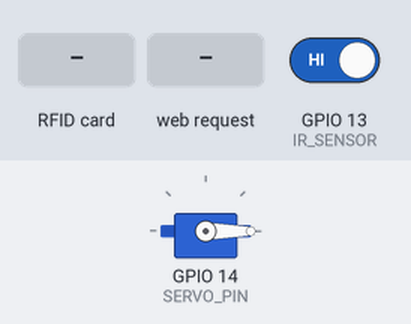
Simulated run of this sketch. Board: ESP32. Shown: servo. The test bench sets the inputs (shaded band); at power-on: GPIO 13 (IR_SENSOR) HIGH. WiFi joins after 1.5 s; servers stay silent unless stated; uploads are accepted with an empty reply; what the sketch prints to the serial monitor is not drawn.

Above: at 2.8 s.
2.9 s: GPIO 13 (IR_SENSOR) driven LOW
At 3.5 s:
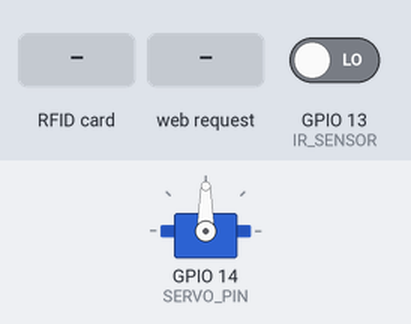
4.4 s: RFID card 5E 7A 19 C4 held to the reader
6.3 s: GPIO 13 (IR_SENSOR) driven HIGH
9.3 s: HTTP request GET /opengate received
At 13.1 s:
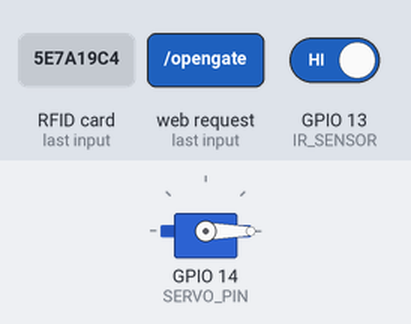
Timing chart, 0 to 13.8 s (numbered marks = the images above; inputs shaded):
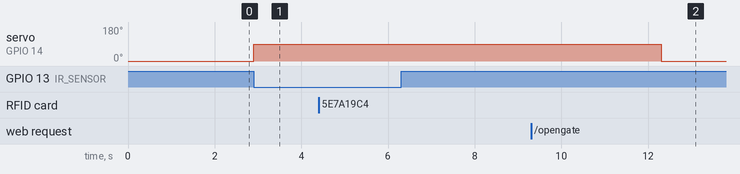

The sketch:

gate.ino
```cpp
#include <WiFi.h>
#include <WebServer.h>
#include <ESP32Servo.h>
#include <HTTPClient.h>
#include <Wire.h>
#include <Adafruit_PN532.h>

// ====== Gate Hardware Pins ======
#define SERVO_PIN 14
#define IR_SENSOR 13
#define PN532_SDA 21
#define PN532_SCL 17

// ====== WiFi Settings ======
const char* ssid = "ESP";
const char* password = "password";
const char* serverURL = "http://192.168.4.1/validate"; // server validation endpoint

// ====== Objects ======
WebServer server(80);
Servo gateServo;
Adafruit_PN532 nfc(PN532_SDA, PN532_SCL);

// ====== State ======
bool gateOpen = false;
unsigned long openTs = 0;
const unsigned long OPEN_MS = 3000; // open duration
unsigned long lastRFIDCheck = 0;
const unsigned long RFID_INTERVAL = 500; // 0.5 sec

// ====== Functions ======
void openGate() {
  gateServo.write(90); // adjust angle for your servo
  gateOpen = true;
  openTs = millis();
  Serial.println("✅ Gate opened");
}

void closeGate() {
  gateServo.write(0);
  gateOpen = false;
  Serial.println("❌ Gate closed");
}

void handleOpen() {
  openGate();
  server.send(200, "text/plain", "OK");
}

bool validateTicket(String id) {
  HTTPClient http;
  String url = String(serverURL) + "?id=" + id;
  http.begin(url);
  int code = http.GET();
  if (code == 200) {
    String res = http.getString();
    http.end();
    if (res == "VALID") {
      Serial.println("✅ VALID Ticket: " + id);
      return true;
    } else {
      Serial.println("❌ INVALID Ticket: " + id);
      return false;
    }
  } else {
    Serial.println("⚠️ Server not reachable!");
  }
  http.end();
  return false;
}

// ====== Setup ======
void setup() {
  Serial.begin(9600);
  delay(100);

  // Wi-Fi
  WiFi.begin(ssid, password);
  Serial.print("Connecting to WiFi");
  unsigned long start = millis();
  while (WiFi.status() != WL_CONNECTED && millis() - start < 10000) {
    Serial.print(".");
    delay(300);
  }
  Serial.println();
  Serial.print("IP: "); Serial.println(WiFi.localIP());

  // Servo
  gateServo.attach(SERVO_PIN);
  gateServo.write(0);

  // IR Sensor
  pinMode(IR_SENSOR, INPUT);

  // PN532 RFID
  Wire.begin(PN532_SDA, PN532_SCL);
  nfc.begin();
  uint32_t ver = nfc.getFirmwareVersion();
  if (!ver) {
    Serial.println("❌ PN532 not found!");
  } else {
    nfc.SAMConfig();
    Serial.println("✅ PN532 Ready for RFID scan");
  }

  // Web handler
  server.on("/opengate", HTTP_GET, handleOpen);
  server.begin();
  Serial.println("🌐 Gate server ready");
}

// ====== Loop ======
void loop() {
  server.handleClient();

  unsigned long now = millis();

  // ===== RFID Scan every 0.5 sec =====
  if (now - lastRFIDCheck >= RFID_INTERVAL) {
    lastRFIDCheck = now;

    uint8_t uid[7];
    uint8_t uidLen = 0;

    if (nfc.readPassiveTargetID(PN532_MIFARE_ISO14443A, uid, &uidLen, 50)) {
      char buf[32] = {0};
      for (uint8_t i = 0; i < uidLen; i++) sprintf(buf + strlen(buf), "%02X", uid[i]);
      String cardID = String(buf);
      Serial.println("🔍 RFID Detected: " + cardID);

      if (validateTicket(cardID)) {
        openGate();
      } else {
        Serial.println("Access Denied!");
      }

      delay(1000); // debounce delay
    }
  }

  // ===== IR Sensor Manual Trigger =====
  if (digitalRead(IR_SENSOR) == LOW) {
    openGate();
  }

  // ===== Auto Close =====
  if (gateOpen && millis() - openTs >= OPEN_MS && digitalRead(IR_SENSOR) == HIGH) {
    closeGate();
  }
}
```

Measured:
- after the input at 2.9 s, servo on GPIO 14 (SERVO_PIN): 0° → 90° at once
- after the input at 4.4 s, every drawn part: stays the same
- after the input at 9.3 s, servo on GPIO 14 (SERVO_PIN): 90° → 0° after 3.0 s
